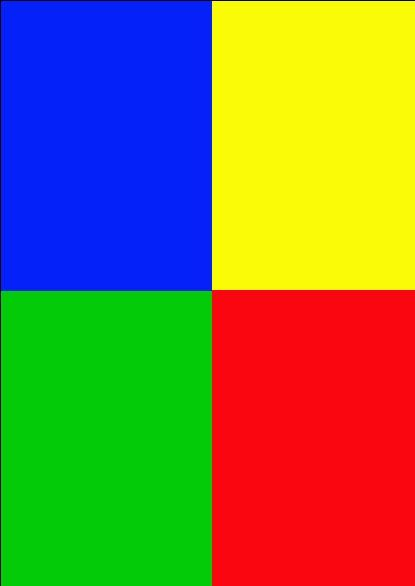
#> input picture images/RGBY.jpg, 415 x 586 px
$ python 'Basic image processing using opencv in python.py'
#> lines starting #> are read from the running program, lines starting #| are printed output that depends on the picture
# Video Playlist: https://www.youtube.com/playlist?list=PLHae9ggVvqPgyRQQOtENr6hK0m1UquGaG

"""
######### Using openCV #########
#to install open CV : pip install opencv-python
#to import the package you need to use import cv2
#openCV is a library of programming functions mainly aimed at computer vision.
#Very good for images and videos, especially real time videos.
#It is used extensively for facial recognition, object recognition, motion tracking,
#optical character recognition, segmentation, and even for artificial neural netwroks.
#Useful preprocessing steps for image processing, for example segmentation.
#1. SPlit & Merge channels
#2. Scaling / resizing
#4. Edge detection
#Basic image operations
# Scaling,
#https://docs.opencv.org/3.3.1/da/d6e/tutorial_py_geometric_transformations.html
"""
# Resize images

import cv2

img = cv2.imread("../images/RGBY.jpg", 1)  # Color is BGR not RGB
#> img is the input picture: shape (586, 415, 3); mean B, G, R 70.6, 122.3, 124.1

# use cv2.resize. Can specify size or scaling factor.
# Inter_cubic or Inter_linear for zooming.
# Use INTER_AREA for shrinking
# Following xample zooms by 2 times.

resized = cv2.resize(img, None, fx=2, fy=2, interpolation=cv2.INTER_CUBIC)

cv2.imshow("original pic", img)
cv2.imshow("resized pic", resized)
cv2.waitKey(0)
cv2.destroyAllWindows()

###################################
# Pixel values, split and merge channels,

import cv2

grey_img = cv2.imread("../images/RGBY.jpg", 0)
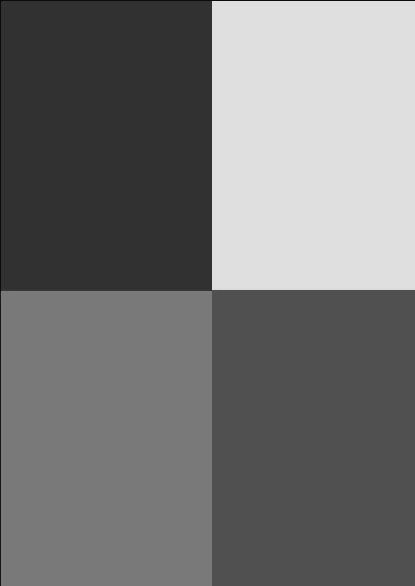
#> grey_img: shape (586, 415); min 2, max 235, mean 116.9
img = cv2.imread("../images/RGBY.jpg", 1)  # Color is BGR not RGB

print(img.shape)  # (586, 415, 3)
#| (586, 415, 3)
print("Top left", img[0, 0])  # Top left pixel
#| Top left [38  3  0]
print("Top right", img[0, 400])  # Top right
#| Top right [ 0 20 21]
print("Bottom Left", img[580, 0])  # Bottom left
#| Bottom Left [ 0 55  0]
print("Bottom right", img[580, 400])  # Bottom right
#| Bottom right [ 16   6 250]

cv2.imshow("color pic", img)
cv2.waitKey(0)
cv2.destroyAllWindows()

# Split and merging channels
# Show individual color channels in the image
blue = img[:, :, 0]  # Show only blue pic. (BGR so B=0)
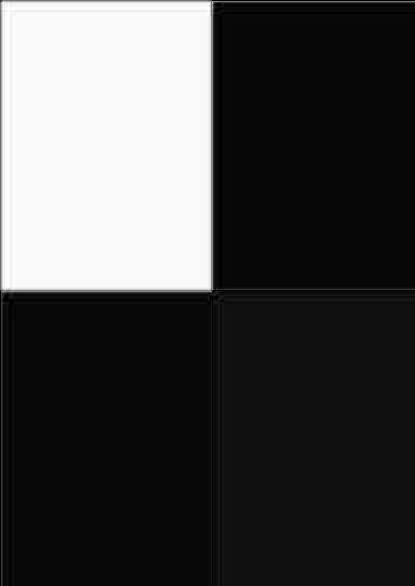
#> blue: shape (586, 415); min 0, max 255, mean 70.6
green = img[:, :, 1]  # Show only green pixels
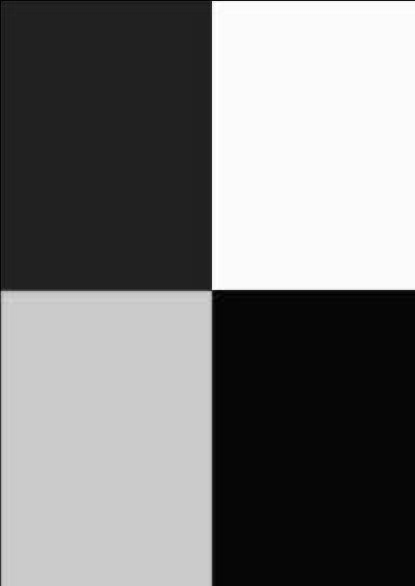
#> green: shape (586, 415); min 0, max 255, mean 122.3
red = img[:, :, 2]  # red only
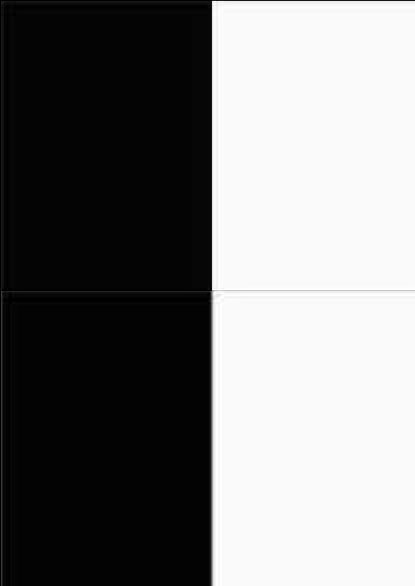
#> red: shape (586, 415); min 0, max 255, mean 124.1

cv2.imshow("red pic", red)
cv2.waitKey(0)
cv2.destroyAllWindows()

# Or split all channels at once

b, g, r = cv2.split(img)

cv2.imshow("green pic", g)
cv2.waitKey(0)
cv2.destroyAllWindows()

# to merge each image into bgr

img_merged = cv2.merge((b, g, r))

cv2.imshow("merged pic", img_merged)
cv2.waitKey(0)
cv2.destroyAllWindows()

######################
# Opencv offers Many libraries for image processing tasks
# We cover a few of them in future but for now let us look at a simple example
# Edge detection:

import cv2

img = cv2.imread("../images/Osteosarcoma_01.tif", 0)
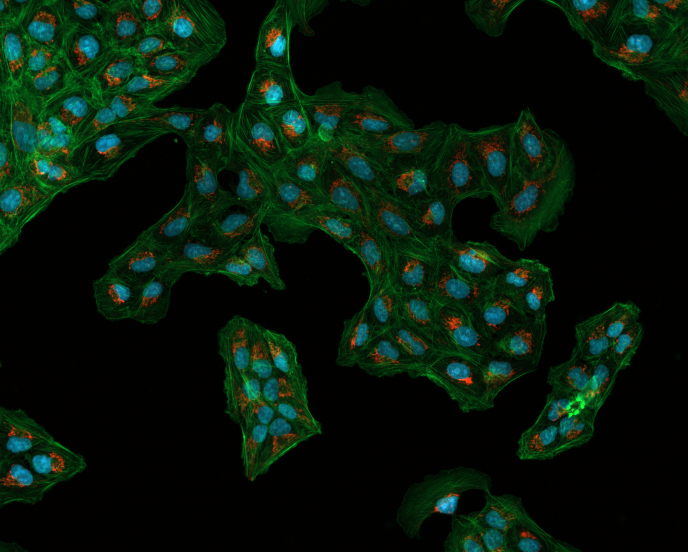
#> input picture images/Osteosarcoma_01.tif, 1376 x 1104 px (shown at 1/2 size)
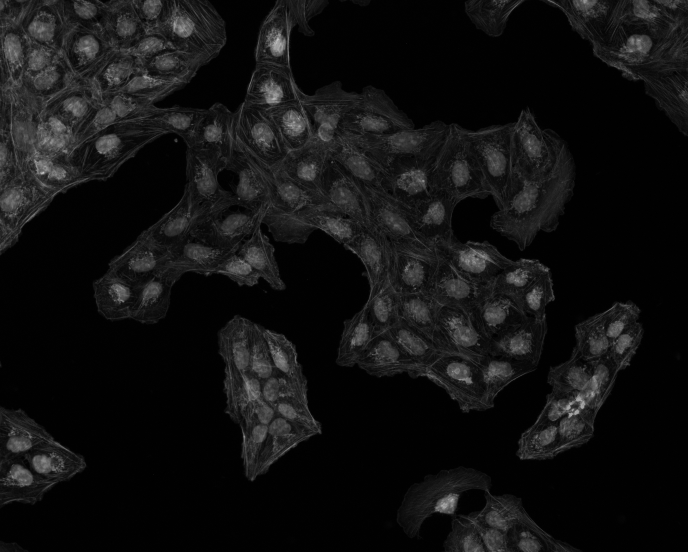
#> img: shape (1104, 1376) (shown at 1/2 size); min 0, max 255, mean 17.4
edges = cv2.Canny(img, 100, 200)  # Image, min and max values
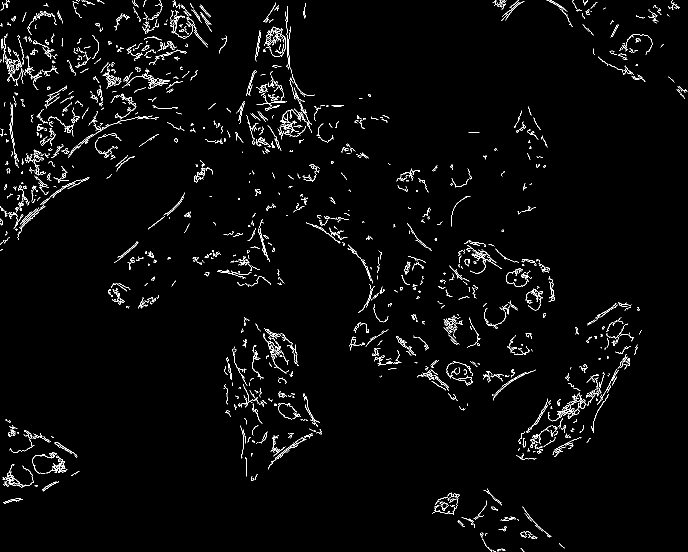
#> edges: shape (1104, 1376) (shown at 1/2 size); 2.4% white in thin lines or dots

cv2.imshow("Original Image", img)
cv2.imshow("Canny", edges)

cv2.waitKey(0)
cv2.destroyAllWindows()
